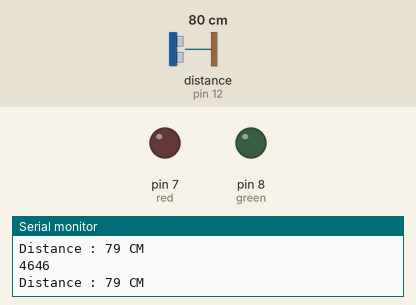
Bench run of a sketch on a simulated Arduino Uno, built with avr-gcc and run on an emulated ATmega328P. On the bench: output pins drawn as LEDs (lit = HIGH), the last lines printed to the serial monitor. Wiring (inferred from the names in the program): ultrasonic range finder: trigger pin 13; echo pin 12. Inputs (shaded band) come from the test bench; at power-on: distance to the obstacle (sensor on pin 12) 80 cm. The echo pulse lasts 58.3 µs per cm; pins used as bus, display or sensor lines are not drawn.

Above: at 3.8 s.
3.9 s: distance to the obstacle (sensor on pin 12) set to 96 cm
8.2 s: distance to the obstacle (sensor on pin 12) set to 104 cm
At 10.8 s:
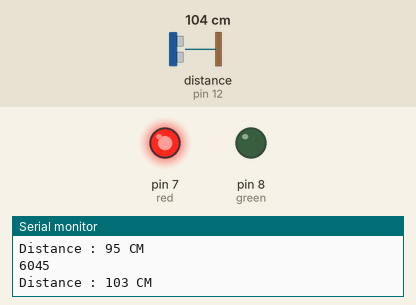
15.5 s: distance to the obstacle (sensor on pin 12) set to 2 cm
At 19.8 s:
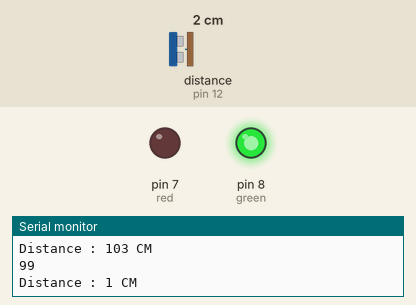
23.2 s: distance to the obstacle (sensor on pin 12) set to 120 cm
At 26.7 s:
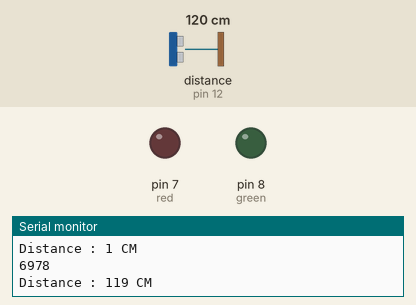
Timing chart, 0 to 31.5 s (numbered marks = the images above; inputs shaded):
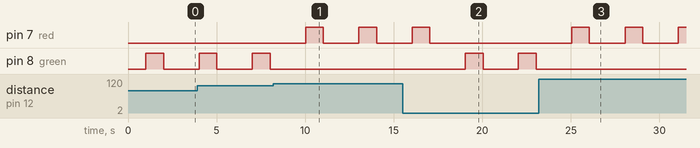

Measured:
- the behaviour switches between 100 and 101 cm on distance to the obstacle (sensor on pin 12) (found by bisection; images 0 and 1)
- after the input at 8.2 s, pin 7 (red): alternates HIGH for 1.0 s and LOW for 2.0 s, starting after 1.8 s; pin 8 (green): stops changing and stays LOW
- after the input at 15.5 s, pin 7 (red): goes on until 17.0 s, then stays LOW; pin 8 (green): alternates HIGH for 1.0 s and LOW for 2.0 s, starting after 3.5 s
- after the input at 23.2 s, pin 7 (red): alternates HIGH for 1.0 s and LOW for 2.0 s, starting after 1.8 s; pin 8 (green): stops changing and stays LOW
- by itself, pin 8 (green): alternates HIGH for 1.0 s and LOW for 2.0 s

The sketch:

week2_0311_code.ino
```cpp
// C++ code
//

#define TRIG 13
#define ECHO 12
#define green 8
#define red 7
void setup()
{
  Serial.begin(9600);
  // 9600은 속도 낮을 수록 안정적이고 느린 속도 통신,
  // USB포트를 사용하는 시리얼(데이터 통신) 부팅하겠다.
  pinMode(red, OUTPUT);
  pinMode(green, OUTPUT);
 // 기본 코드에 써져있는 LED_BUILTIN은 우리가 말하는 내장 LED이다.
  pinMode(TRIG,OUTPUT);
  pinMode (ECHO, INPUT);

}

void loop()
{
//  digitalWrite(green, HIGH);
//  // digital pin을 신호를 보낸다.
//  delay(1000); // Wait for 1000 millisecond(s)
//  digitalWrite(green, LOW);
//  delay(1000);
//  digitalWrite(red, HIGH);
//  // digital pin을 신호를 보낸다.
//  delay(1000); // Wait for 1000 millisecond(s)
//  digitalWrite(red, LOW);
//  delay(1000); // Wait for 1000 millisecond(s)
//

  long duration , distance;
  digitalWrite(TRIG, LOW);
  delayMicroseconds(2); // delay(2)
  digitalWrite(TRIG, HIGH);
  delayMicroseconds(10);
  digitalWrite(TRIG, LOW);

  duration = pulseIn(ECHO, HIGH); // echo가 초음파가 돌아와서 ' 1 ' 이 될때까지의 시간을 측정하는 객체이다.

  distance = duration / 58.2;
  Serial.println(duration); // 개행 O
   Serial.print("\nDistance : ");
   Serial.print(distance); // 개행 X
   Serial.println(" CM" );

  delay(1000);

  if(distance >= 100){

   	digitalWrite(red , HIGH);
     delay(1000);
    digitalWrite(red , LOW);
     delay(1000);
    digitalWrite(green, LOW);
  }
  else{

    digitalWrite(green, HIGH);
    delay(1000);
    digitalWrite(green, LOW);
    delay(1000);
    digitalWrite(red , LOW);
  }
}
```
